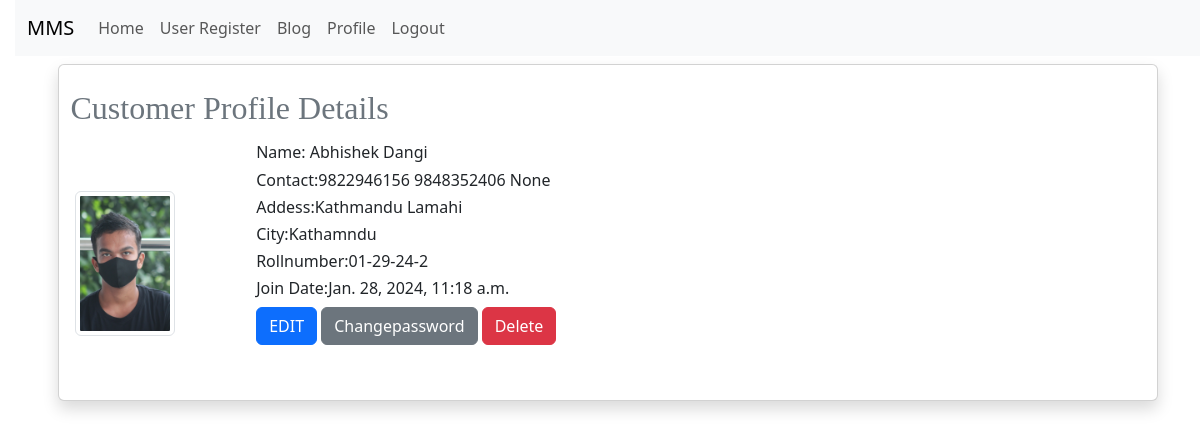
Before: /profile/ (signed in) with the older database file.
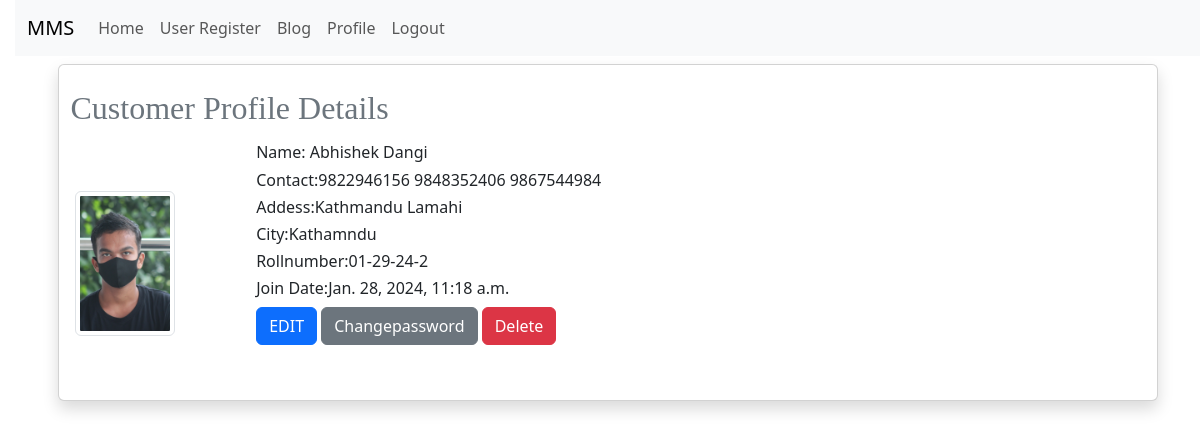
After: the same page with the newer database file.
### app/models.py (models this page shows, shortened)
class Customer(models.Model):
    member = models.ForeignKey(User, on_delete=models.CASCADE)
    images = models.ImageField(upload_to="Customer/%Y/%m/%d", blank=False)
    street_address = models.CharField(max_length=255, blank=True, null=True)
    street_address2 = models.CharField(max_length=255, blank=True, null=True)
    city = models.CharField(max_length=100, blank=True, null=True)
    state_province = models.CharField(max_length=100, blank=True, null=True)
    date_of_signature = models.DateTimeField(default=timezone.now)
    contact = models.CharField(max_length=10)
    emergency_contact = models.CharField(max_length=10, blank=True, null=True)
    emergency_contact2 = models.CharField(max_length=10, blank=True, null=True)
    rollnumber = models.CharField(max_length=20, unique=True, editable=False)

### app/views.py (the view)
# urls.py: path('profile/', UserProfileView.as_view(), name='profile'),
class UserProfileView(LoginRequiredMixin, View):
    template_name = "app/customer_profile.html"
    login_url = "/user_login/"
    def get(self, request, *args, **kwargs):
        try:
            user_profile = Customer.objects.get(member=request.user)
            context = {"user_profile": user_profile}
            return render(request, self.template_name, context)
        except ObjectDoesNotExist:
            messages.success(request, "You are not Customer...!")
            return redirect("home")

### template/app/customer_profile.html
{% extends "app/base.html" %}
{% block content %}
<div class="card shadow m-2">
     <div class="card-body">
          <div class="row">
               <h2 class="p-2 text-secondary"> Customer Profile Details</h2>
               <div class="col-md-2">
                    <img src="{{ user_profile.images.url }}" alt="Images" height="100" width="100"
                         class="img-thumbnail  my-5 d-flex">
               </div>
               <div class="col-md-10">
                    <h6 class="col-sm-6 form-group form-row">Name: {{user_profile.member.first_name}}
                         {{user_profile.member.last_name}}</h6>
                    <h6 class="col-sm-6 form-group form-row">Contact:{{user_profile.contact}}
                         {{user_profile.emergency_contact}} {{user_profile.emergency_contact2}}</h6>
                    <h6 class="col-sm-6 form-group form-row">Addess:{{user_profile.street_address}}
                         {{user_profile.street_address2}}</h6>
                    <h6 class="col-sm-6 form-group form-row">City:{{user_profile.city}}</h6>
                    <h6 class="col-sm-6 form-group form-row">Rollnumber:{{user_profile.rollnumber}}</h6>
                    <h6 class="col-sm-6 form-group form-row">Join Date:{{user_profile.date_of_signature}}</h6>
                    <a href="{% url 'profile_edit' %}" class="btn btn-primary ">EDIT</a>
                    <a href="{% url 'change_password' %}" class="btn btn-secondary ">Changepassword</a>
                    <a href="{% url 'delete_account' %}" class="btn btn-danger "  onclick="return confirm('Are you sure?')">Delete</a>
               </div>
          </div>
     </div>
</div>
{% endblock content %}

Changed rows visible on the page:
changed Customer "Kathmandu": emergency_contact2 "None" → "9867544984"
